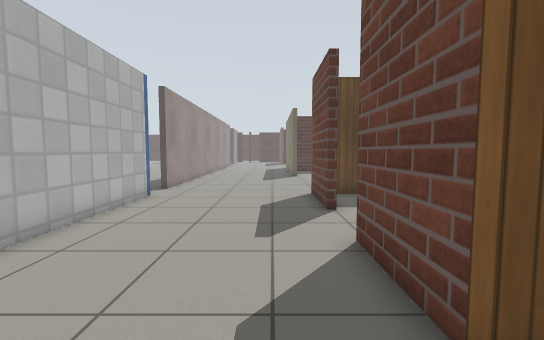
[1] (above)

17 first-person views from a walk through a robot-simulator world made for Gazebo. The camera is 0.94 m above the floor, tilts 4° down and sees 90° across. The floor is counted in squares, 0.5 m on a side. Each view is taken from the middle of a square. On the plan, view 1 faces up. The plan holds only what a view shows up to about 15 squares ahead; the rest is blank. The place goes on beyond the plan. Simple patterns stand in for the simulator's built-in surfaces.

[2]
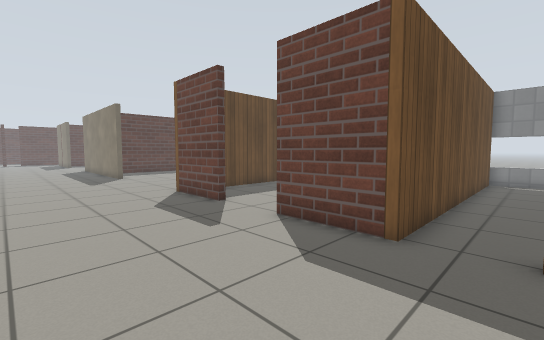

[3]
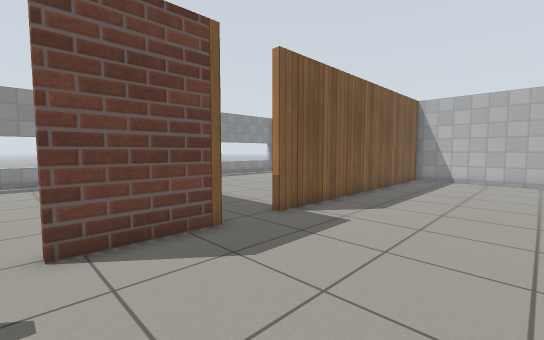

[4]
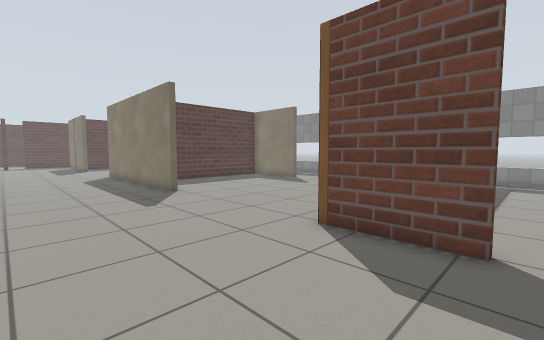

[5]
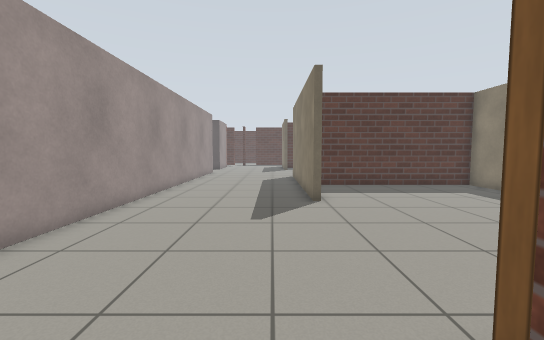

[6]
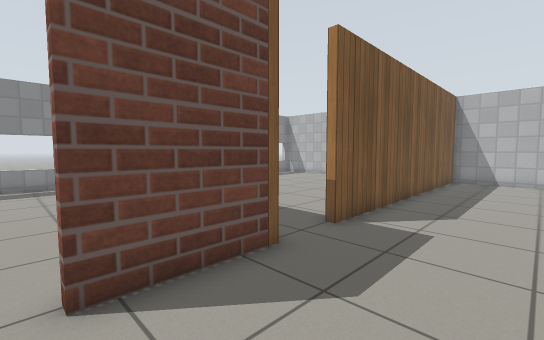

[7]
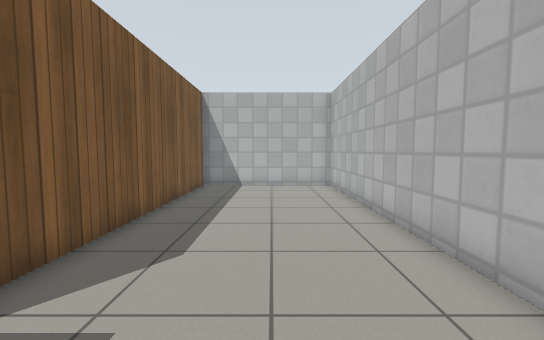

[8]
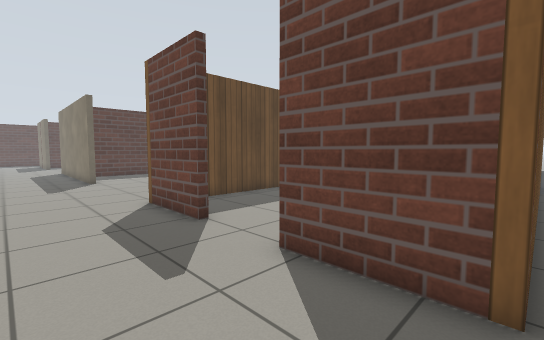

[9]
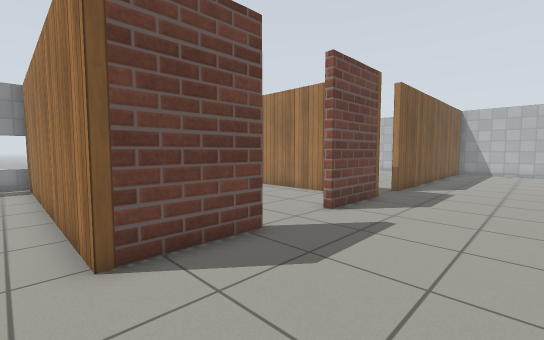

[10]
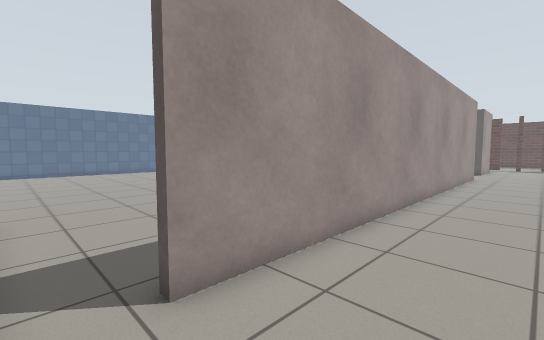

[11]
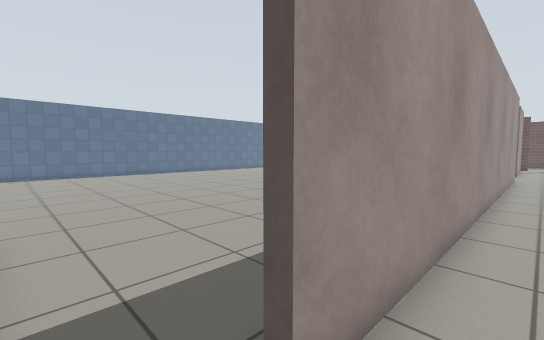

[12]
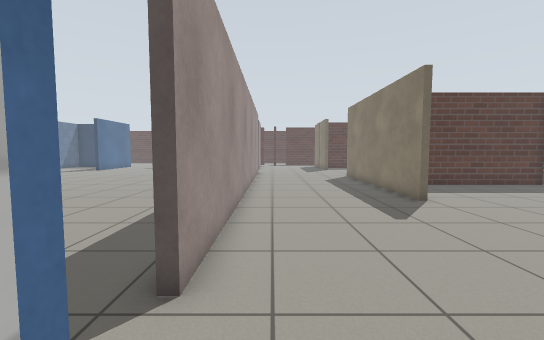

[13]
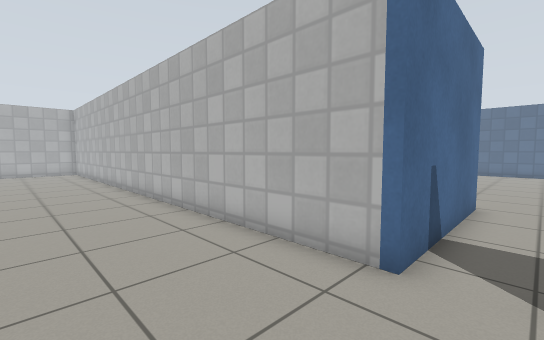

[14]
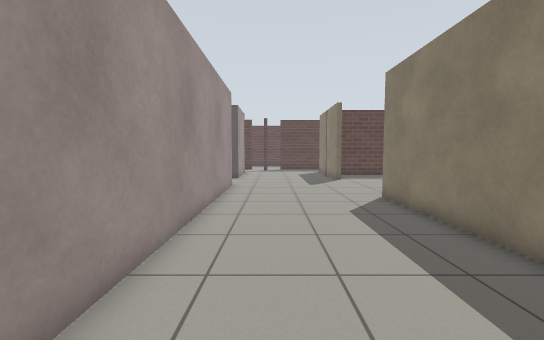

[15]
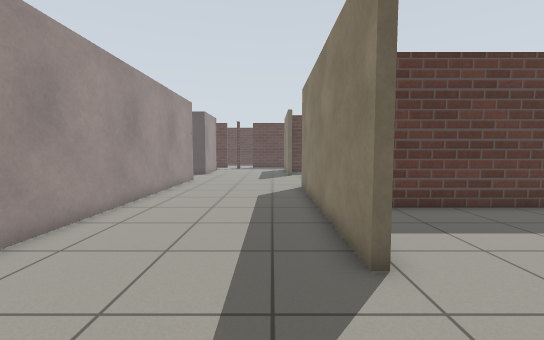

[16]
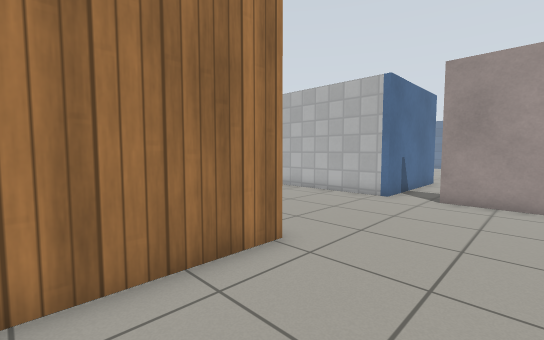

[17]
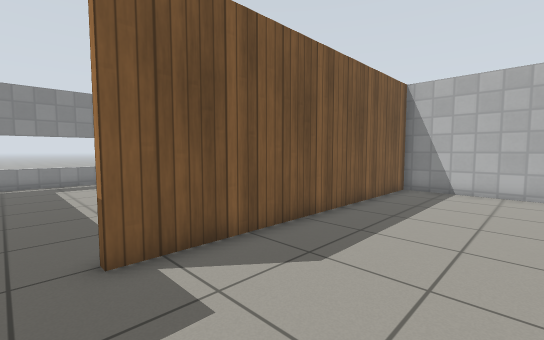

### Floor plan
Points are (right, up) in squares from view 1. A wall is a line through its corners. A room is listed if a view was taken in it or the views show most of it. See-through windows are left out.
Room 1 (views 1, 2, 3, 4, 5, 6, 7, 8, 9, 10, 11, 12, 13, 14, 15, 16, 17)
walls: (-5.2, 11.5) (-5.2, -12.8) (1.8, -12.8) (1.8, -0.1) (2.1, -0.1); (1.8, 8.5) (1.8, 12.1) (6.5, 12.1); (1.6, 20) (1.6, 30.2); (1.8, 2.1) (1.8, 5.5) (2.1, 5.5); (6.5, 24.9) (2.6, 24.9); (-5.2, 33.9) (-5.2, 13.4)
ways out: opening at (-5, 13); opening at (2, 0.5); opening at (2, 7); opening at (2, 32.5)

Where each view was taken, in squares from view 1:
view 1: 0 up, 0 right, facing up
view 2: 0 up, 4 left, facing up-right
view 3: 6 up, 4 left, facing down-right
view 4: 8 up, 4 left, facing up-right
view 5: 10 up, 0 right, facing up
view 6: 6 up, 2 left, facing down-right
view 7: 2 up, 2 left, facing down
view 8: 2 up, 2 left, facing up-right
view 9: 13 up, 3 left, facing down-right
view 10: 12 up, 2 left, facing up-left
view 11: 12 up, 4 left, facing up-left
view 12: 10 up, 4 left, facing up
view 13: 13 up, 1 left, facing down-left
view 14: 19 up, 3 left, facing up
view 15: 16 up, 0 right, facing up
view 16: 16 up, 6 right, facing down-left
view 17: 1 up, 3 left, facing down-right
